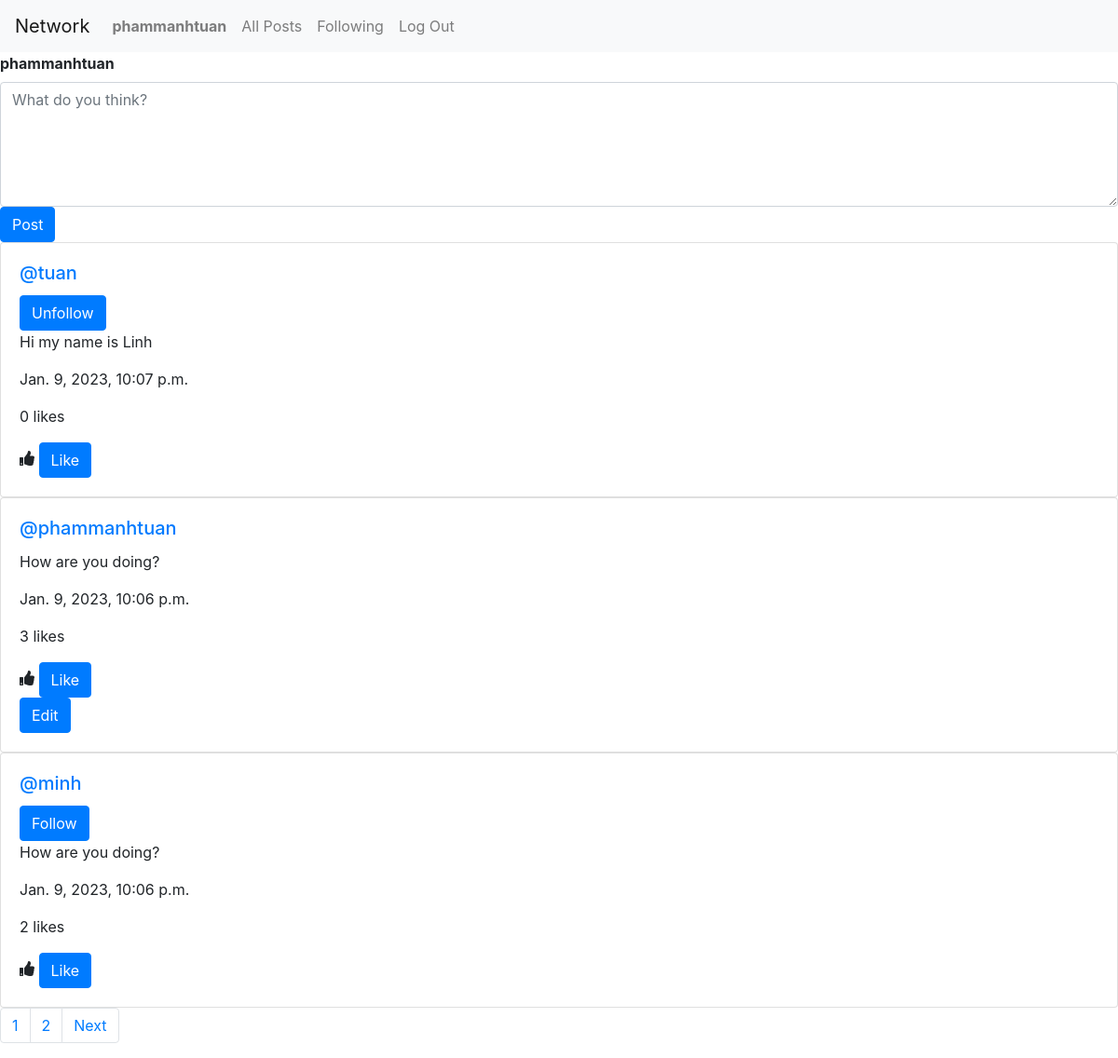
Page / (signed in) on the earlier database version.
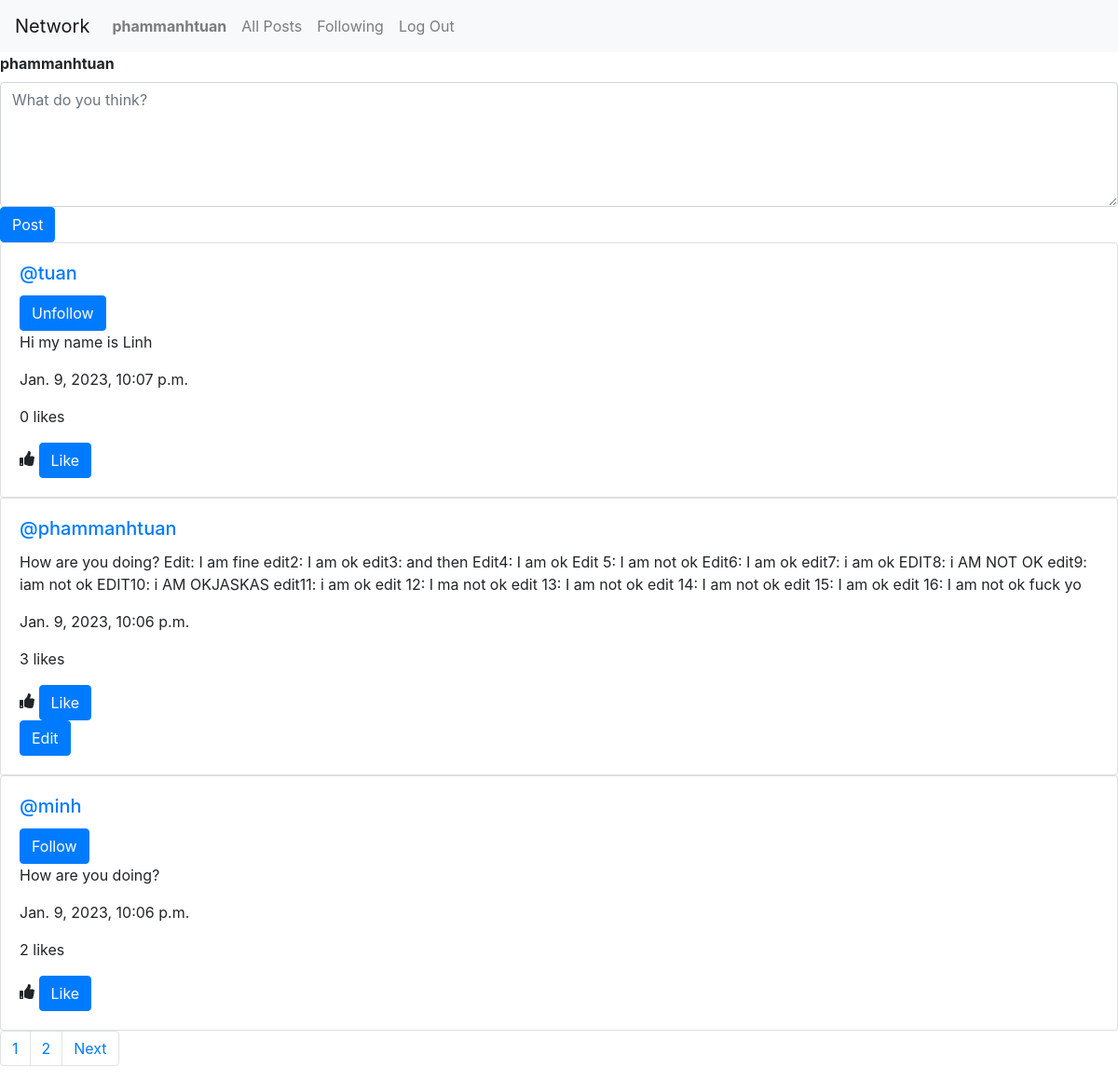
Same page on the later database version.
### network/models.py (models this page shows, shortened)
class User(AbstractUser):
    pass

class Post(models.Model):
    owner = models.ForeignKey(User, on_delete = models.CASCADE, blank=True, null=True, related_name="owner")
    content = models.CharField(max_length=3000)
    timestamp = models.DateTimeField(auto_now_add=True)
    likes = models.ManyToManyField(User, blank=True, null=True, related_name="user_like")
    def likes_count(self):
        return self.likes.count()

### network/views.py (the view)
# urls.py: path("", views.index, name="index"),
def index(request):
    current_user = request.user
    followers = Follower.objects.filter(followers=current_user)
    list_following_of_owner = []
    for follower in followers:
        list_following_of_owner.append(follower.being_followered.username)
    posts = Post.objects.all().order_by("id").reverse()
    paginator = Paginator(posts, 3) # Show 10 posts per page.
    page_number = request.GET.get('page')
    posts_of_the_page = paginator.get_page(page_number)
    return render(request, "network/index.html",{
        "owner": current_user,
        "list_following_of_owner": list_following_of_owner,
        "posts_of_the_page": posts_of_the_page
    })

### network/templates/network/index.html (shortened to what this page needs)
{% extends "network/layout.html" %}
{% load static %}
{% block body %}
            {% if user.is_authenticated %}
            <div id="new_post_form">
                <form action="{% url 'posting' %}" id="post_form" method="Post">
                    <div>
                        <label for="new_post"><strong>{{request.user.username}}</strong></label>
                        <textarea class="form-control" placeholder="What do you think?" id="post_content" rows="5" name="post_content"></textarea>
                    </div>
                    <input type="submit" id="post_button" value="Post" class="btn btn-primary">
                </form>
            </div>
            {%  endif %}
    {% for post in posts_of_the_page %}
    <div class="card">
        <div class="card-body">
            <h5 class="card-title"><a href="{% url 'profile' post.owner.id %}">@{{post.owner.username}}</a></h5>
            {% if post.owner.username in list_following_of_owner %}
            <form action="{% url 'unfollow'%}" method="post">
                <input class="btn btn-primary" type="submit" value="Unfollow">
            </form>
            {% elif post.owner.username not in list_following_of_owner and post.owner.username != owner.username %}
                <form action="{% url 'follow'%}"method="post">
                    <input class="btn btn-primary" type="submit" value="Follow">
                </form>
            {% endif %}
            <p class="card-text" id="content_{{post.id}}">{{post.content}}</p>
            <p class="card-text">{{post.timestamp}} </p>
            <p class="card-text" id="number_of_likes">{{post.likes_count}} likes</p>
            <i class="fas fa-thumbs-up"></i>
            <button id="like_button" class="btn btn-primary" onclick="like_submit_handler({{post.id}}, {{post.likes_count}})">Like</button>
            {% if user.is_authenticated %}
                {% if user == post.owner %}
                    <div>
                        <button class="btn btn-primary" data-bs-toggle="modal" data-bs-target="#edit_post_modal_{{post.id}}" >Edit</button>
                    </div>
                {% endif %}
            {% endif %}
        </div>
    </div>
    {% endfor %}
    <nav aria-label="Page navigation example">
        <ul class="pagination">
            <li class="page-item"><a class="page-link" href="?page={{ posts_of_the_page }}">{{ posts_of_the_page.number }}</a></li>
            {% if posts_of_the_page.has_next %}
            <li class="page-item"><a class="page-link" href="?page={{ posts_of_the_page.next_page_number}}">{{ posts_of_the_page.next_page_number}}</a></li>
            <li class="page-item"><a class="page-link" href="?page={{ posts_of_the_page.next_page_number}}">Next</a></li>
            {% endif %}
        </ul>
      </nav>
{% endblock %}

### network/templates/network/layout.html (shortened to what this page needs)
{% load static %}
<!DOCTYPE html>
<html lang="en">
    <head>
        <link rel="stylesheet" href="https://stackpath.bootstrapcdn.com/bootstrap/4.4.1/css/bootstrap.min.css">
        <link href="{% static 'network/styles.css' %}" rel="stylesheet">
        <link rel="stylesheet" href="https://use.fontawesome.com/releases/v5.13.0/css/all.css">
    </head>
    </head>
    <body>
        <nav class="navbar navbar-expand-lg navbar-light bg-light">
            <a class="navbar-brand" href="#">Network</a>
            <div>
              <ul class="navbar-nav mr-auto">
                {% if user.is_authenticated %}
                    <li class="nav-item">
                        <a class="nav-link" href="{% url 'profile' user.id %}"><strong>{{ user.username }}</strong></a>
                    </li>
                {% endif %}
                <li class="nav-item">
                  <a class="nav-link" href="{% url 'index' %}">All Posts</a>
                </li>
                {% if user.is_authenticated %}
                    <li class="nav-item">
                        <a class="nav-link" href="{% url 'following' %}">Following</a>
                    </li>
                    <li class="nav-item">
                        <a class="nav-link" href="{% url 'logout' %}">Log Out</a>
                    </li>
                {% endif %}
              </ul>
            </div>
          </nav>
        <div class="body">
            {% block body %}
            {% endblock %}
        </div>
    </body>
</html>

### network/static/network/styles.css (style rules this page uses)
label { text-align: center; }

Differences in the rows shown:
changed Post "phammanhtuan": content "How are you doing?" → "How are you doing? Edit: I am fine edit2: I am ok edit3: and then Edit4: I am ok Edit 5: I am not ok Edit6: I am ok edit7: i am ok EDIT8: i AM NOT OK edit9: iam not ok EDIT10: i AM OKJASKAS edit11: i am ok edit 12: I ma not ok edit 13: I am not ok edit 14: I am not ok edit 15: I am ok edit 16: I am not ok fuck yo"
